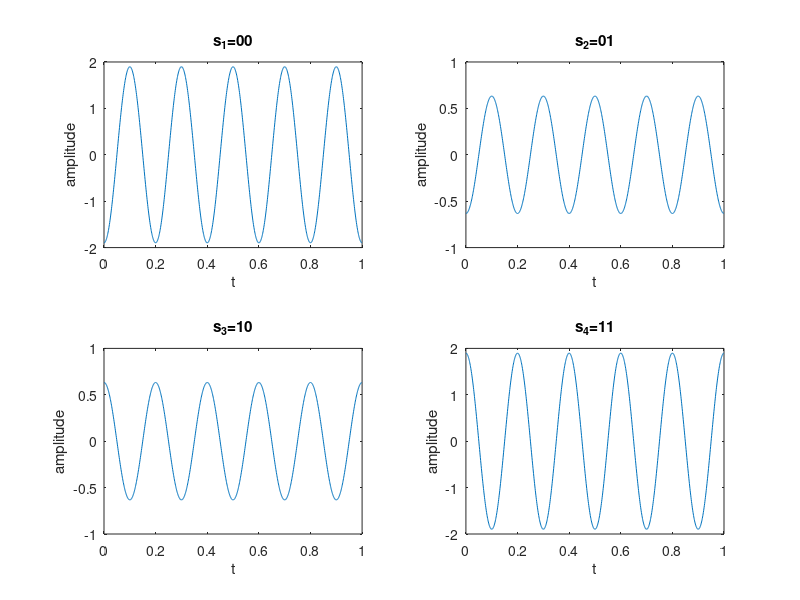
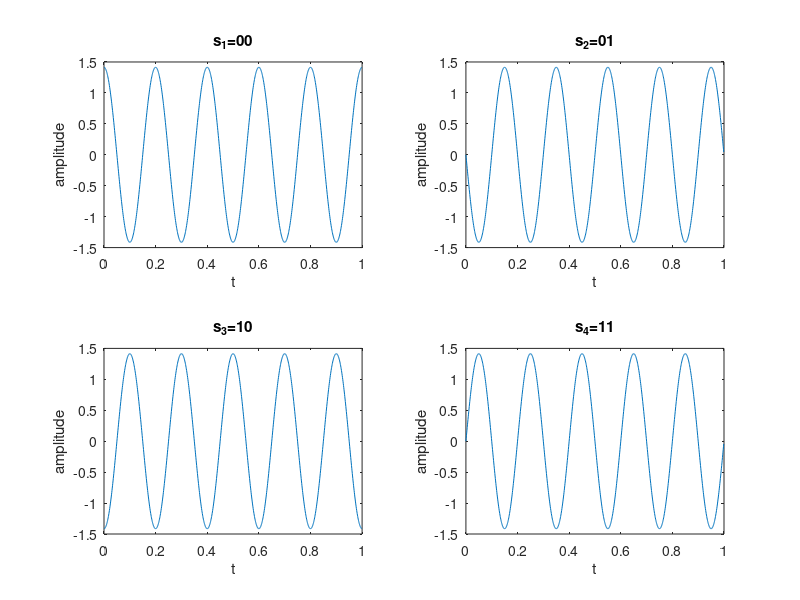
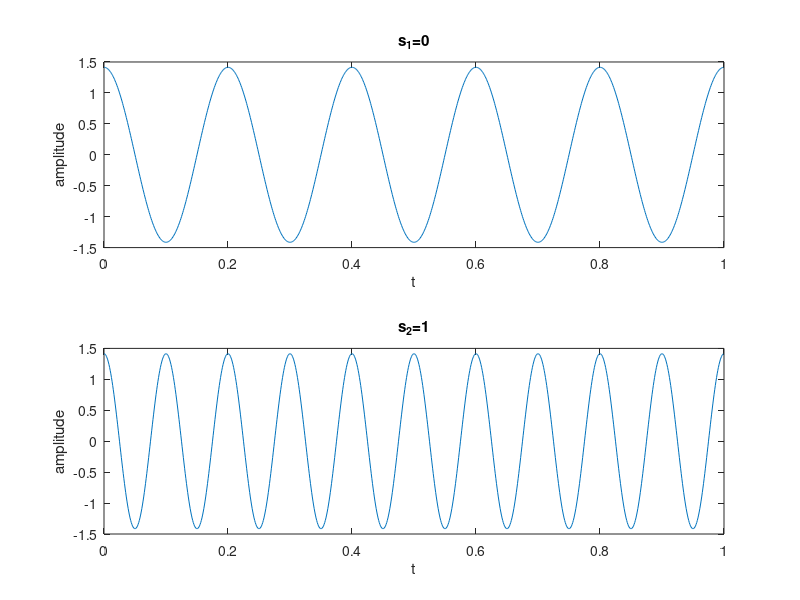
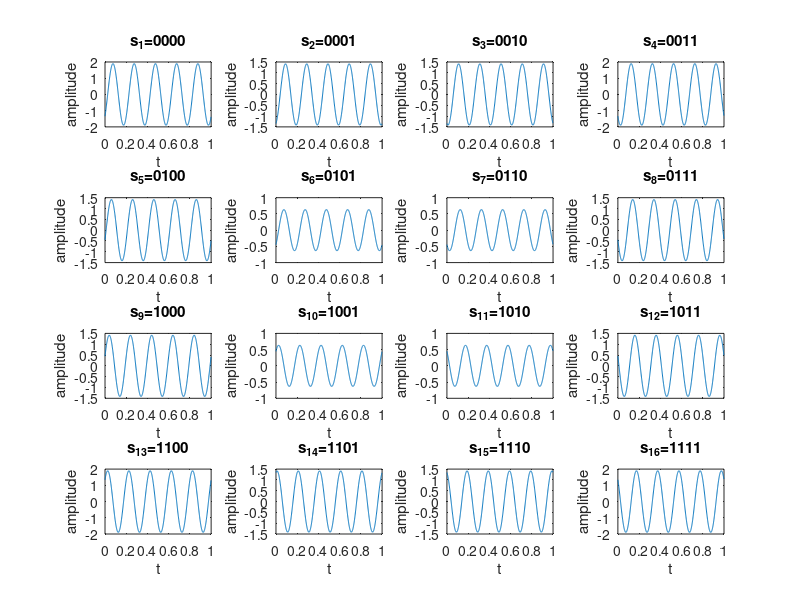

These figures' MATLAB source, in order:
%% 4-pam
delta = sqrt(2/5);
f_c=5;
t=0:0.001:1-0.001;
signal_1=-3*delta*cos(2*pi*f_c*t); % 00
signal_2=-delta*cos(2*pi*f_c*t); % 01
signal_3=delta*cos(2*pi*f_c*t); % 10
signal_4=3*delta*cos(2*pi*f_c*t); % 11

subplot(2,2,1);
plot(t,signal_1)
title('s_1=00');
xlabel('t');
ylabel('amplitude');
subplot(2,2,2); 
plot(t,signal_2)
title('s_2=01');
xlabel('t');
ylabel('amplitude');
subplot(2,2,3); 
plot(t,signal_3)
title('s_3=10');
xlabel('t');
ylabel('amplitude');
subplot(2,2,4); 
plot(t,signal_4)
title('s_4=11');
xlabel('t');
ylabel('amplitude');




signal=[signal_3, signal_4, signal_4, signal_1];
t=linspace(0,4-0.001,4000);
figure();
plot(t,signal)
title('4PAM');
xlabel('t');
ylabel('amplitude');




%% 4-pam constellation

values=[-3, -1, 1, 3];
plot(real(values),imag(values),'ored','linewidth',3);
xlim([-5 5]);
ylim([-2 2]);
title('4-PAM Consellation Diagram');
xlabel('cos(wf_{c}t)');
line(xlim,[0 0],'color','k','linewidth',1);
line([0 0],ylim,'color','k','linewidth',1)
text(-3.1,0.2,'00')
text(-1.1,0.2,'01')
text(0.9,0.2,'10')
text(2.9,0.2,'11')
text(-3.1,-0.2,'s_1')
text(-1.1,-0.2,'s_2')
text(0.9,-0.2,'s_3')
text(2.9,-0.2,'s_4')
text(4.5,0.1,'x\Delta')





%% BPSK
delta = sqrt(2);
f_c=5;
t=0:0.001:1-0.001;
s_0=delta*cos(2*pi*f_c*t); % 0
s_1=-delta*cos(2*pi*f_c*t); % 1

subplot(2,1,1);
plot(t,s_0)
title('s_1=0');
xlabel('t');
ylabel('amplitude');
subplot(2,1,2); 
plot(t,s_1)
title('s_2=1');
xlabel('t');
ylabel('amplitude');


t=linspace(0,8-0.001,8000);
signal=[s_1, s_0, s_1, s_1, s_1, s_1, s_0, s_0];
figure(2);
plot(t, signal);
title('BPSK');
xlabel('t');
ylabel('amplitude');

%% BPSK consellation diagram

values=[-1, 1];
plot(real(values),imag(values),'ored','linewidth',3);
xlim([-3 3]);
ylim([-3 3]);
title('BPSK Consellation Diagram');
xlabel('cos(wf_{c}t)');
line(xlim,[0 0],'color','k','linewidth',1);
line([0 0],ylim,'color','k','linewidth',1)

text(-1.02,0.2,'1')
text(0.98,0.2,'0')
text(-1.02,-0.2,'s_2')
text(0.98,-0.2,'s_1')

text(2.2,0.2,'f_1=cos(wf_{c}t)')
text(0.1,2.8,'f_2=sin(wf_{c}t)')



%% QPSK

delta = sqrt(2);
f_c=5;
t=0:0.001:1-0.001;
s_0=delta*cos(2*pi*f_c*t); % 00
s_1=delta*cos(2*pi*f_c*t+pi/2); % 01
s_2=delta*cos(2*pi*f_c*t+pi); % 10
s_3=delta*cos(2*pi*f_c*t+3*pi/2); % 11

subplot(2,2,1);
plot(t,s_0)
title('s_1=00');
xlabel('t');
ylabel('amplitude');
subplot(2,2,2); 
plot(t,s_1)
title('s_2=01');
xlabel('t');
ylabel('amplitude');
subplot(2,2,3); 
plot(t,s_2)
title('s_3=10');
xlabel('t');
ylabel('amplitude');
subplot(2,2,4); 
plot(t,s_3)
title('s_4=11');
xlabel('t');
ylabel('amplitude');

signal=[s_2, s_3, s_3, s_0];
t=linspace(0,4-0.001,4000);
figure(3);
plot(t,signal)
title('QPSK');
xlabel('t');
ylabel('amplitude');

%% QPSK consellation diagram

values=[-1i,1i,-1, 1];
plot(real(values),imag(values),'ored','linewidth',3);
xlim([-3 3]);
ylim([-3 3]);
title('QPSK Consellation Diagram');
xlabel('cos(wf_{c}t)');
line(xlim,[0 0],'color','k','linewidth',3);
line([0 0],ylim,'color','k','linewidth',3)

text(0.95,0.2,'00')
text(0.1,1,'01')
text(-1.05,0.2,'10')
text(0.1,-1,'11')
text(0.98,-0.2,'s_1')
text(-0.2,1,'s_2')
text(-1.02,-0.2,'s_3')
text(-0.2,-1,'s_4')


text(2.2,0.2,'f_1=cos(wf_{c}t)')
text(0.1,2.8,'f_2=sin(wf_{c}t)')
grid on;

%% BFSK

delta = sqrt(2);
f_c=5;
t=0:0.001:1-0.001;
s_0=delta*cos(2*pi*f_c*t); % 0
s_1=delta*cos(2*pi*(f_c+f_c)*t); % 1

subplot(2,1,1);
plot(t,s_0)
title('s_1=0');
xlabel('t');
ylabel('amplitude');
subplot(2,1,2); 
plot(t,s_1)
title('s_2=1');
xlabel('t');
ylabel('amplitude');


signal=[s_1, s_0, s_1, s_1, s_1, s_1, s_0, s_0];
t=linspace(0,8-0.001,8000);
figure(4);
plot(t,signal)
title('BFSK');
xlabel('t');
ylabel('amplitude');

%% BFSK consellation diagram


values=[1i, 1];
plot(real(values),imag(values),'ored','linewidth',3);
xlim([-3 3]);
ylim([-3 3]);
title('BFSK Consellation Diagram');
xlabel('cos(wf_{c}t)');
line(xlim,[0 0],'color','k','linewidth',3);
line([0 0],ylim,'color','k','linewidth',3);

text(-0.2,1,'1')
text(0.98,0.2,'0')
text(1,-0.2,'s_2')
text(0.1,1,'s_1')

text(2.2,0.2,'f_1=cos(wf_{c}t)')
text(0.1,2.8,'f_2=cos(w2f_{c}t)')
grid on


%% 16-QAM

delta=sqrt(1/5);
f_c=5;
t=0:0.001:1-0.001;

s_1_1=-3*delta*cos(2*pi*f_c*t)+3*delta*sin(2*pi*f_c*t); % 0000
s_1_2=-3*delta*cos(2*pi*f_c*t)+1*delta*sin(2*pi*f_c*t); % 0001
s_1_3=-3*delta*cos(2*pi*f_c*t)-1*delta*sin(2*pi*f_c*t); % 0010
s_1_4=-3*delta*cos(2*pi*f_c*t)-3*delta*sin(2*pi*f_c*t); % 0011

s_2_1=-delta*cos(2*pi*f_c*t)+3*delta*sin(2*pi*f_c*t); % 0100
s_2_2=-delta*cos(2*pi*f_c*t)+1*delta*sin(2*pi*f_c*t); % 0101
s_2_3=-delta*cos(2*pi*f_c*t)-1*delta*sin(2*pi*f_c*t); % 0110
s_2_4=-delta*cos(2*pi*f_c*t)-3*delta*sin(2*pi*f_c*t); % 0111

s_3_1=delta*cos(2*pi*f_c*t)+3*delta*sin(2*pi*f_c*t); % 1000
s_3_2=delta*cos(2*pi*f_c*t)+1*delta*sin(2*pi*f_c*t); % 1001
s_3_3=delta*cos(2*pi*f_c*t)-1*delta*sin(2*pi*f_c*t); % 1010
s_3_4=delta*cos(2*pi*f_c*t)-3*delta*sin(2*pi*f_c*t); % 1011

s_4_1=3*delta*cos(2*pi*f_c*t)+3*delta*sin(2*pi*f_c*t); % 1100
s_4_2=3*delta*cos(2*pi*f_c*t)+1*delta*sin(2*pi*f_c*t); % 1101
s_4_3=3*delta*cos(2*pi*f_c*t)-1*delta*sin(2*pi*f_c*t); % 1110
s_4_4=3*delta*cos(2*pi*f_c*t)-3*delta*sin(2*pi*f_c*t); % 1111



%16qam symbols

subplot(4,4,1);
plot(t,s_1_1)
title('s_1=0000');
xlabel('t');
ylabel('amplitude');
subplot(4,4,2); 
plot(t,s_1_2)
title('s_2=0001');
xlabel('t');
ylabel('amplitude');
subplot(4,4,3); 
plot(t,s_1_3)
title('s_3=0010');
xlabel('t');
ylabel('amplitude');
subplot(4,4,4); 
plot(t,s_1_4)
title('s_4=0011');
xlabel('t');
ylabel('amplitude');

subplot(4,4,5);
plot(t,s_2_1)
title('s_5=0100');
xlabel('t');
ylabel('amplitude');
subplot(4,4,6); 
plot(t,s_2_2)
title('s_6=0101');
xlabel('t');
ylabel('amplitude');
subplot(4,4,7); 
plot(t,s_2_3)
title('s_7=0110');
xlabel('t');
ylabel('amplitude');
subplot(4,4,8); 
plot(t,s_2_4)
title('s_8=0111');
xlabel('t');
ylabel('amplitude');

subplot(4,4,9);
plot(t,s_3_1)
title('s_9=1000');
xlabel('t');
ylabel('amplitude');
subplot(4,4,10); 
plot(t,s_3_2)
title('s_{10}=1001');
xlabel('t');
ylabel('amplitude');
subplot(4,4,11); 
plot(t,s_3_3)
title('s_{11}=1010');
xlabel('t');
ylabel('amplitude');
subplot(4,4,12); 
plot(t,s_3_4)
title('s_{12}=1011');
xlabel('t');
ylabel('amplitude');

subplot(4,4,13);
plot(t,s_4_1)
title('s_{13}=1100');
xlabel('t');
ylabel('amplitude');
subplot(4,4,14); 
plot(t,s_4_2)
title('s_{14}=1101');
xlabel('t');
ylabel('amplitude');
subplot(4,4,15); 
plot(t,s_4_3)
title('s_{15}=1110');
xlabel('t');
ylabel('amplitude');
subplot(4,4,16); 
plot(t,s_4_4)
title('s_{16}=1111');
xlabel('t');
ylabel('amplitude');




%16qam symbols





signal=[s_3_4, s_4_1];
figure();
t=linspace(0,2-0.001,2000);
plot(t,signal)
title('16-QAM')

%% 16-Constellation

M = 16;                         % Modulation order
x = (0:15)';                    % Integer input
y1 = qammod(x,16,'bin');        % 16-QAM output

scatterplot(y1)
text(real(y1)+0.1, imag(y1), dec2bin(x))
title('16-QAM, Constellation')
axis([-4 4 -4 4])
%set(gca,'XTickLabel',[-4 -3 -2 -1 0 1 2 3 4])
yticks(-5:5)
xticks(-5:5)
ylabel('sin(2\Pif_ct)')
xlabel('cos2\Pif_ct')
grid on;
line(xlim,[0 0],'color','k','linewidth',3);
line([0 0],ylim,'color','k','linewidth',3);




%%


